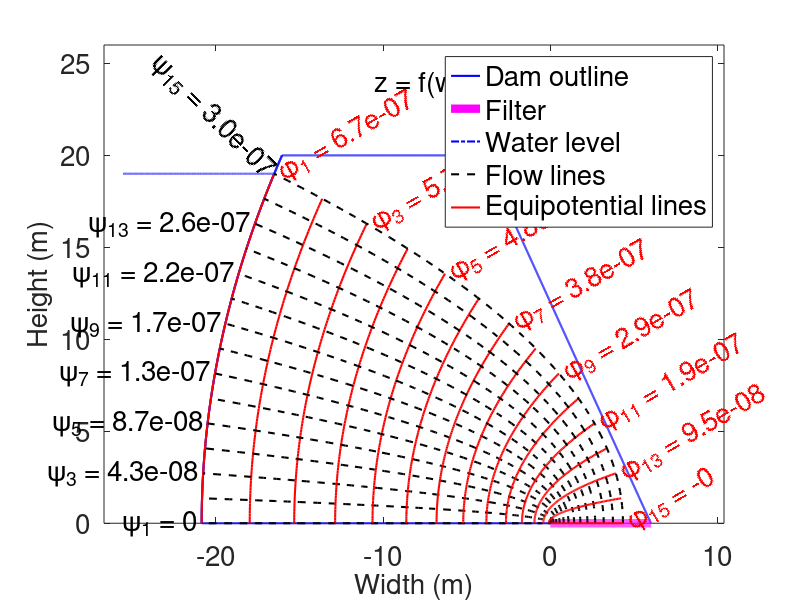

Write MATLAB code to recreate this figure.
%=========================================================================
% MATLAB script file to draw the flownets of a homogeneous isotropic earth   
% embankment dam using the conformal mapping technique
% For further details, go to the link below:
% https://github.com/SubhadipN/Conformal_Mapping#seepage-analysis
%=========================================================================
% Prepared by SUBHADIP NASKAR, RESEARCH SCHOLAR, IIT GUWAHATI
%=========================================================================
clear all; clc; warning('off','all')
%=========================================================================
% INPUTS::
hd = -20;           % Height of the dam (m)
hw = -19;           % Height of the water level (m)
twd = 12;           % Top width of the dam (m)
fw = 6;             % Width of the filter (m)
bd = 32;            % Bottom width of the dam (m)
k = 3.5*10^(-8);    % Coefficient of permeability (m/s)
%=========================================================================
% required for optimize scaling of the plot area
fl = 15;            % Numbers of flow lines (odd number)
yf = 1.3;           % Depth factor
xf = 1.2;           % Width factor
%=========================================================================
% DERIVED PARAMETERS::
C = [-bd+fw+0.5*(bd-twd)*hw/hd -hw]; 
xo = 0.5*(C(1)+sqrt(C(1)^2+C(2)^2)); 
q = 2*k*xo; 
C = -1/(2*k*q); 
ss = -2*hd/(bd-twd);
%=========================================================================
% PLOT OF THE MODIFIED EMBANKMENT DAM IN Z-PLANE::
p1 = [-bd+fw 0]; 
p2 = [p1(1)-hd/ss -hd]; 
p3 = [p2(1)+twd -hd]; 
p4 = [fw 0];
for i = 1:6
    if i == 1
        x1 = p1(1); 
        y1 = p1(2); 
        x2 = p2(1); 
        y2 = p2(2);
        yy = linspace(y1,y2,2000); 
        xx = 0.5*(q*yy.^2/(k*hw^2)-k*hw^2/q);
        p1(1) = min(xx); 
        p2(1) = max(xx); 
    elseif i == 2 
        x1 = p2(1); 
        y1 = p2(2); 
        x2 = p3(1); 
        y2 = p3(2);
    elseif i == 3 
        x1 = p3(1); 
        y1 = p3(2); 
        x2 = p4(1); 
        y2 = p4(2);
    elseif i == 4 
        x1 = 0; 
        y1 = 0; 
        x2 = p1(1); 
        y2 = p1(2);
    elseif i == 5 
        x1 = p4(1); 
        y1 = p4(2); 
        x2 = 0; 
        y2 = 0;
    else 
        x1 = p2(1)+hw/ss; 
        y1 = -hw; 
        y2 = -hw; 
        x2 = 0.5*(q*y2^2/(k*hw^2)-k*hw^2/q);
    end
    if i ~= 1 
        xx = linspace(x1,x2,2000); 
        m = (y2-y1)/(x2-x1); 
        yy = m.*xx-m*x1+y1; 
    end
    figure (1); 
    xlim([-bd/xf xf^3*fw]); 
    ylim([0 -yf*hd]); 
    hold on; 
    set(gca,'FontSize',20); 
    box on;
    if i <= 4
        if i == 1 
            leg1 = plot(xx,yy,'b','linewidth',1.5); 
        end
        plot(xx,yy,'b','linewidth',1.5);
    elseif i == 5 
        leg2 = plot(xx,yy,'m','linewidth',6);
    else 
        leg3 = plot(xx,yy,'b-.','linewidth',1.5);
    end
end
%=========================================================================
% FLOWNETS IN W-PLANE::
x = linspace(k*hw,0,fl); 
y = linspace(0,q,fl);
for i = 1:fl
    xx = linspace(0,k*hw,100); 
    yx = y(i)*diag(eye(100));     % '||' to x-axis
    xy = x(i)*diag(eye(100)); 
    yy = linspace(0,q,100);       % '||' to y-axis
    wx(i,1:100) = complex(xx,yx'); 
    wy(i,1:100) = complex(xy',yy); 
end
%=========================================================================
% FLOWNETS IN Z-PLANE::
zx = C*wx.^2; 
zy = C*wy.^2; 
%=========================================================================
% PLOT OF THE FLOWNETS IN Z-PLANE::
for i = 1:fl
    leg4 = plot(real(zx(i,:)),imag(zx(i,:)),'k--','linewidth',1.5);
    leg5 = plot(real(zy(i,:)),imag(zy(i,:)),'r','linewidth',1.5);
end
xlabel('Width (m)','fontsize',20); 
ylabel('Height (m)','fontsize',20)
% title('Flownets for homogeneous isotropic earth dam','fontsize',20)
legend([leg1 leg2 leg3 leg4 leg5],{'Dam outline','Filter',...
    'Water level','Flow lines','Equipotential lines'},'fontsize',20)
for i = 1:2:fl
    if i == fl 
        t1 = ['\phi_{',num2str(i),'} = ',num2str(-x(i))]; 
    else 
        t1 = ['\phi_{',num2str(i),'} = ',num2str(-x(i),'%10.1e')]; 
    end
    if i == 1 
        t2 = ['\psi_{',num2str(i),'} = ',num2str(y(i))]; 
    else 
        t2 = ['\psi_{',num2str(i),'} = ',num2str(y(i),'%10.1e')]; 
    end
    xc1 = max(real(zy(i,:))); 
    yc1 = max(imag(zy(i,:)));
    ht1 = text(xc1+0.4,yc1,t1,'HorizontalAlignment','left',...
        'Color','r','fontsize',20); 
    set(ht1,'Rotation',30); 
    xc2 = min(real(zx(i,:))); 
    yc2 = max(imag(zx(i,:)));
    ht2 = text(xc2-0.25,yc2,t2,'HorizontalAlignment','right',...
        'Color','k','fontsize',20); 
    if (i == fl) 
        set(ht2,'Rotation',-45); 
    end
end
t = ['z = f(w) = -0.25w^2/(k^2x_0)']; 
text(-10.5,24,t,'HorizontalAlignment','left','Color','k','fontsize',20)
%=========================================================================
